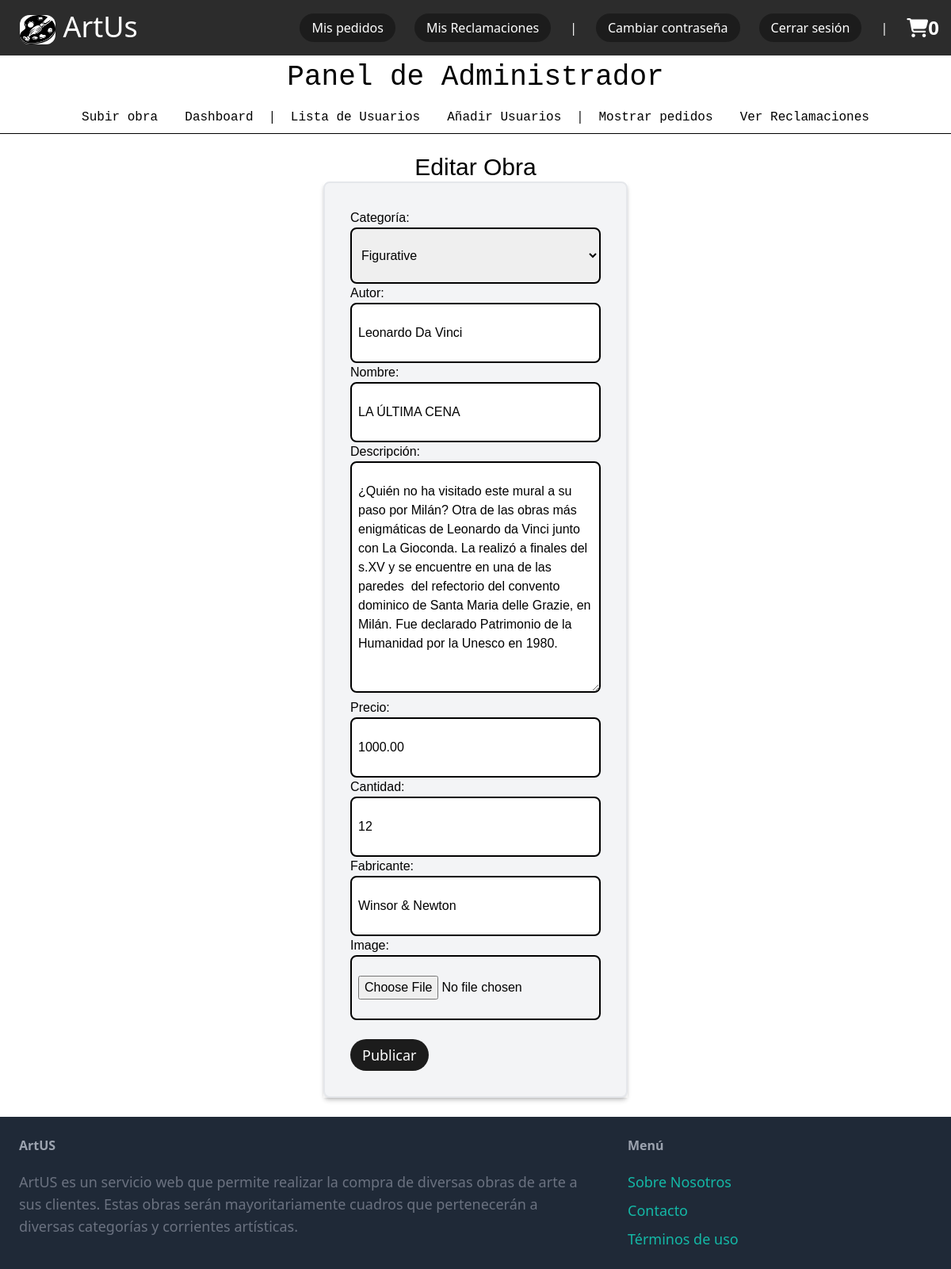
The page /24/edit/ (signed in) on the database as committed earlier.
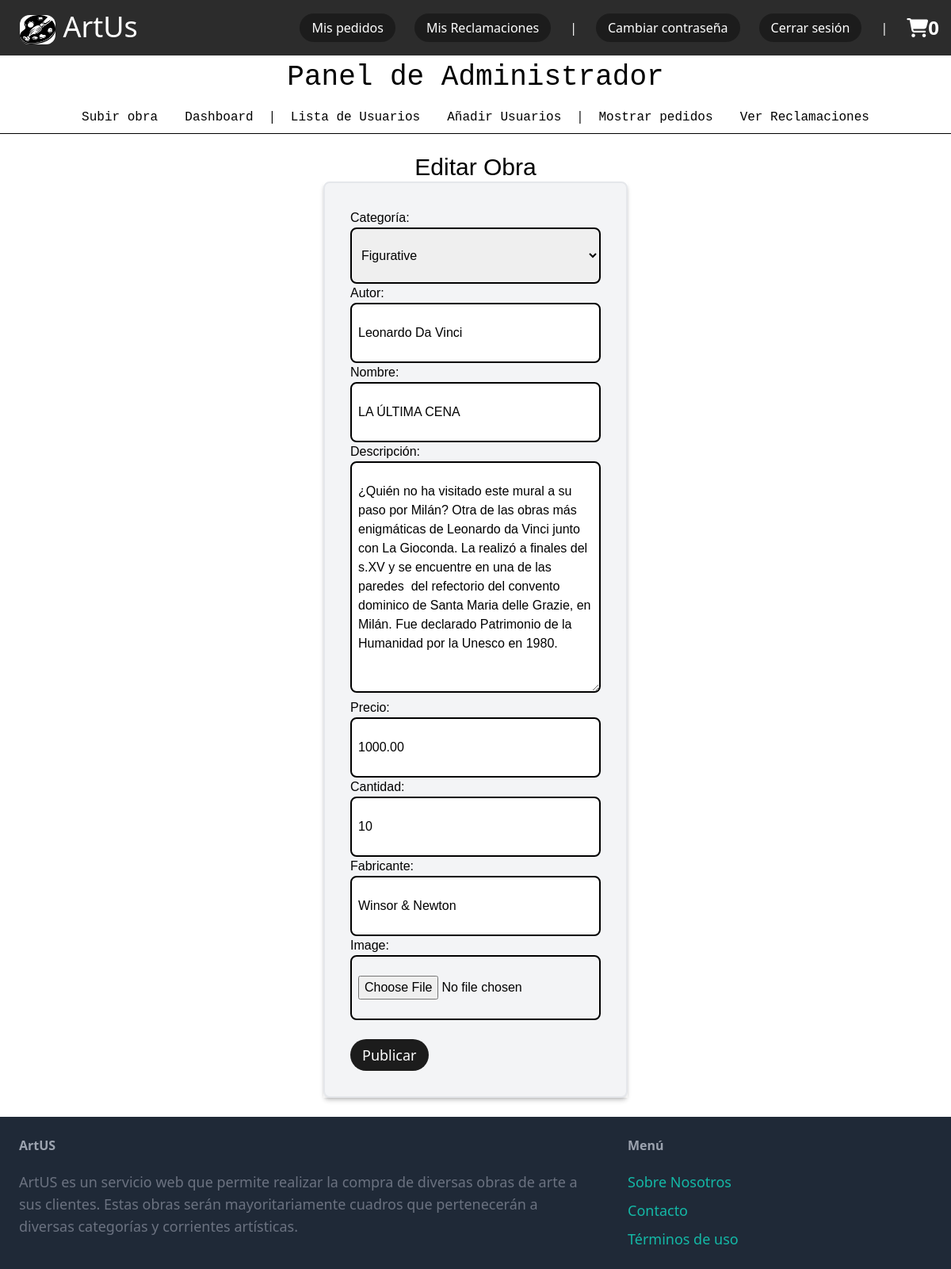
The same page on the database as committed later.
### proyect/models.py (models this page shows)
class Artwork(models.Model):
    name = models.CharField(max_length=100)
    description = models.TextField()
    author = models.CharField(max_length=100)
    category = models.CharField(max_length=100, choices=Category.choices, default=Category.PORTRAIT)
    price = models.DecimalField(max_digits=10, decimal_places=2)
    quantity = models.IntegerField()
    manufacturer = models.CharField(max_length=100)
    opinions = models.JSONField(null=True, blank=True)
    image = models.ImageField(upload_to='artus\proyect\product_images', null=True, blank=True)

### proyect/views.py (the view)
# urls.py: path('<int:artwork_id>/edit/',views.edit,name='edit_item'),
@login_required
def edit(request, artwork_id):
    obra= get_object_or_404(Artwork, id=artwork_id)
    if request.method == "POST":
        form= EditItemForm(request.POST, request.FILES, instance=obra)
        if form.is_valid():
            form.save()
            return redirect('proyect:detail', artwork_id=obra.id)
    else:
        form = EditItemForm(instance=obra)
    return render(request, 'product/NewAndEdit.html',{
        'form': form,
        'title': 'Editar Obra'})

### proyect/context_processors.py (called while the page is built)
def total_bill(request):
    total = 0
    if request.user.is_authenticated:
        if "shopping_cart" in request.session.keys():
            for key, value in request.session["shopping_cart"].items():
                total += int(value["accum_value"])
    return {"total_bill": total}

def cart_count(request):
    count = 0
    if "shopping_cart" in request.session.keys():
        for key, value in request.session["shopping_cart"].items():
            count += int(value['quantity'])
    return {"cart_count": count}

### proyect/templates/product/NewAndEdit.html (shortened to what this page needs)
{% extends "core/base.html" %}
{% block content %}
<div class='flex items-center justify-center'>
    <h1 class="letra text-3xl"> {{title}} </h1>
</div>
<div class='flex items-center justify-center h-screen"'>
    <div class='shadow-md justify-center items-center'>
        <form method="post" action="." enctype="multipart/form-data" class="w-96 p-8 bg-gray-100 rounded-lg shadow-md border-2">
            <div class="letra">
                {{ form.as_p }}
            </div>
            <button class="mt-6 py-4 px-8 text-lg bg-teal-500 rounded-xl boton-cabezera">Publicar</button>
        </form>
    </div>
</div>
{% endblock %}

Rows that differ between the two databases and show on the page:
changed Artwork "Figurative": quantity "12" → "10"
